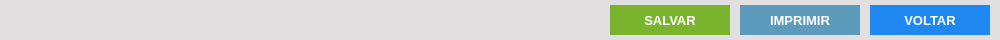
   <widget class="QFrame" name="fr_BotoesFormVenda">
    <property name="geometry">
     <rect>
      <x>0</x>
      <y>460</y>
      <width>1000</width>
      <height>40</height>
     </rect>
    </property>
    <property name="styleSheet">
     <string notr="true">background:#E1DFE0;
border: none;</string>
    </property>
    <widget class="QPushButton" name="bt_Voltar">
     <property name="geometry">
      <rect>
       <x>870</x>
       <y>5</y>
       <width>120</width>
       <height>30</height>
      </rect>
     </property>
     <property name="font">
      <font>
       <family>Tahoma</family>
       <pointsize>10</pointsize>
       <weight>75</weight>
       <bold>true</bold>
      </font>
     </property>
     <property name="cursor">
      <cursorShape>PointingHandCursor</cursorShape>
     </property>
     <property name="focusPolicy">
      <enum>Qt::NoFocus</enum>
     </property>
     <property name="contextMenuPolicy">
      <enum>Qt::ActionsContextMenu</enum>
     </property>
     <property name="styleSheet">
      <string notr="true">QPushButton {
background-color: #1E87F0;
color: #FFF
}
QPushButton:hover{
background-color: #40a286
}</string>
     </property>
     <property name="text">
      <string>VOLTAR</string>
     </property>
    </widget>
    <widget class="QPushButton" name="bt_Salvar">
     <property name="geometry">
      <rect>
       <x>610</x>
       <y>5</y>
       <width>120</width>
       <height>30</height>
      </rect>
     </property>
     <property name="font">
      <font>
       <family>Tahoma</family>
       <pointsize>10</pointsize>
       <weight>75</weight>
       <bold>true</bold>
      </font>
     </property>
     <property name="cursor">
      <cursorShape>PointingHandCursor</cursorShape>
     </property>
     <property name="focusPolicy">
      <enum>Qt::NoFocus</enum>
     </property>
     <property name="contextMenuPolicy">
      <enum>Qt::ActionsContextMenu</enum>
     </property>
     <property name="styleSheet">
      <string notr="true">QPushButton {
background-color: #7AB32E;
color: #FFF
 }
QPushButton:hover{
background-color: #40a286
}</string>
     </property>
     <property name="text">
      <string>SALVAR</string>
     </property>
    </widget>
    <widget class="QPushButton" name="bt_Imprimir">
     <property name="enabled">
      <bool>false</bool>
     </property>
     <property name="geometry">
      <rect>
       <x>740</x>
       <y>5</y>
       <width>120</width>
       <height>30</height>
      </rect>
     </property>
     <property name="font">
      <font>
       <family>Tahoma</family>
       <pointsize>10</pointsize>
       <weight>75</weight>
       <bold>true</bold>
      </font>
     </property>
     <property name="cursor">
      <cursorShape>PointingHandCursor</cursorShape>
     </property>
     <property name="focusPolicy">
      <enum>Qt::NoFocus</enum>
     </property>
     <property name="contextMenuPolicy">
      <enum>Qt::ActionsContextMenu</enum>
     </property>
     <property name="styleSheet">
      <string notr="true">QPushButton {
background-color: #5C9BBC;
color: #FFF
 }
QPushButton:hover{
background-color: #40a286
}</string>
     </property>
     <property name="text">
      <string>IMPRIMIR</string>
     </property>
     <property name="icon">
      <iconset>
       <normaloff>../../../../home/andre/.designer/Images/gtk-print.png</normaloff>../../../../home/andre/.designer/Images/gtk-print.png</iconset>
     </property>
    </widget>
   </widget>
